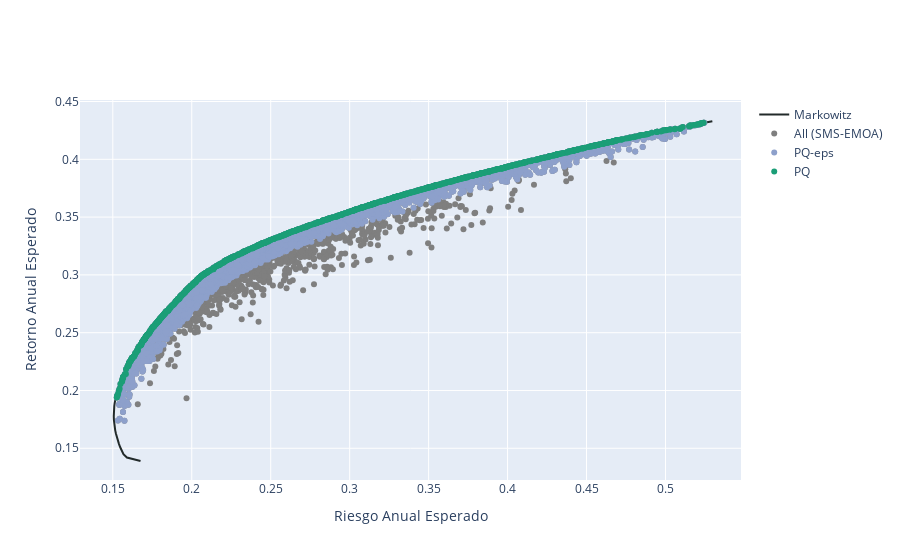

Write notebook code for a chart like this one.
### Code cell
frames = [FA_smsemoa, FA_smsemoa_best_eps, FA_smsemoa_best]
labels = ['All (SMS-EMOA)', 'PQ-eps', 'PQ']
fig=my_plotting.plotting_samples_plotly(ef_R, frames, labels, colors)
